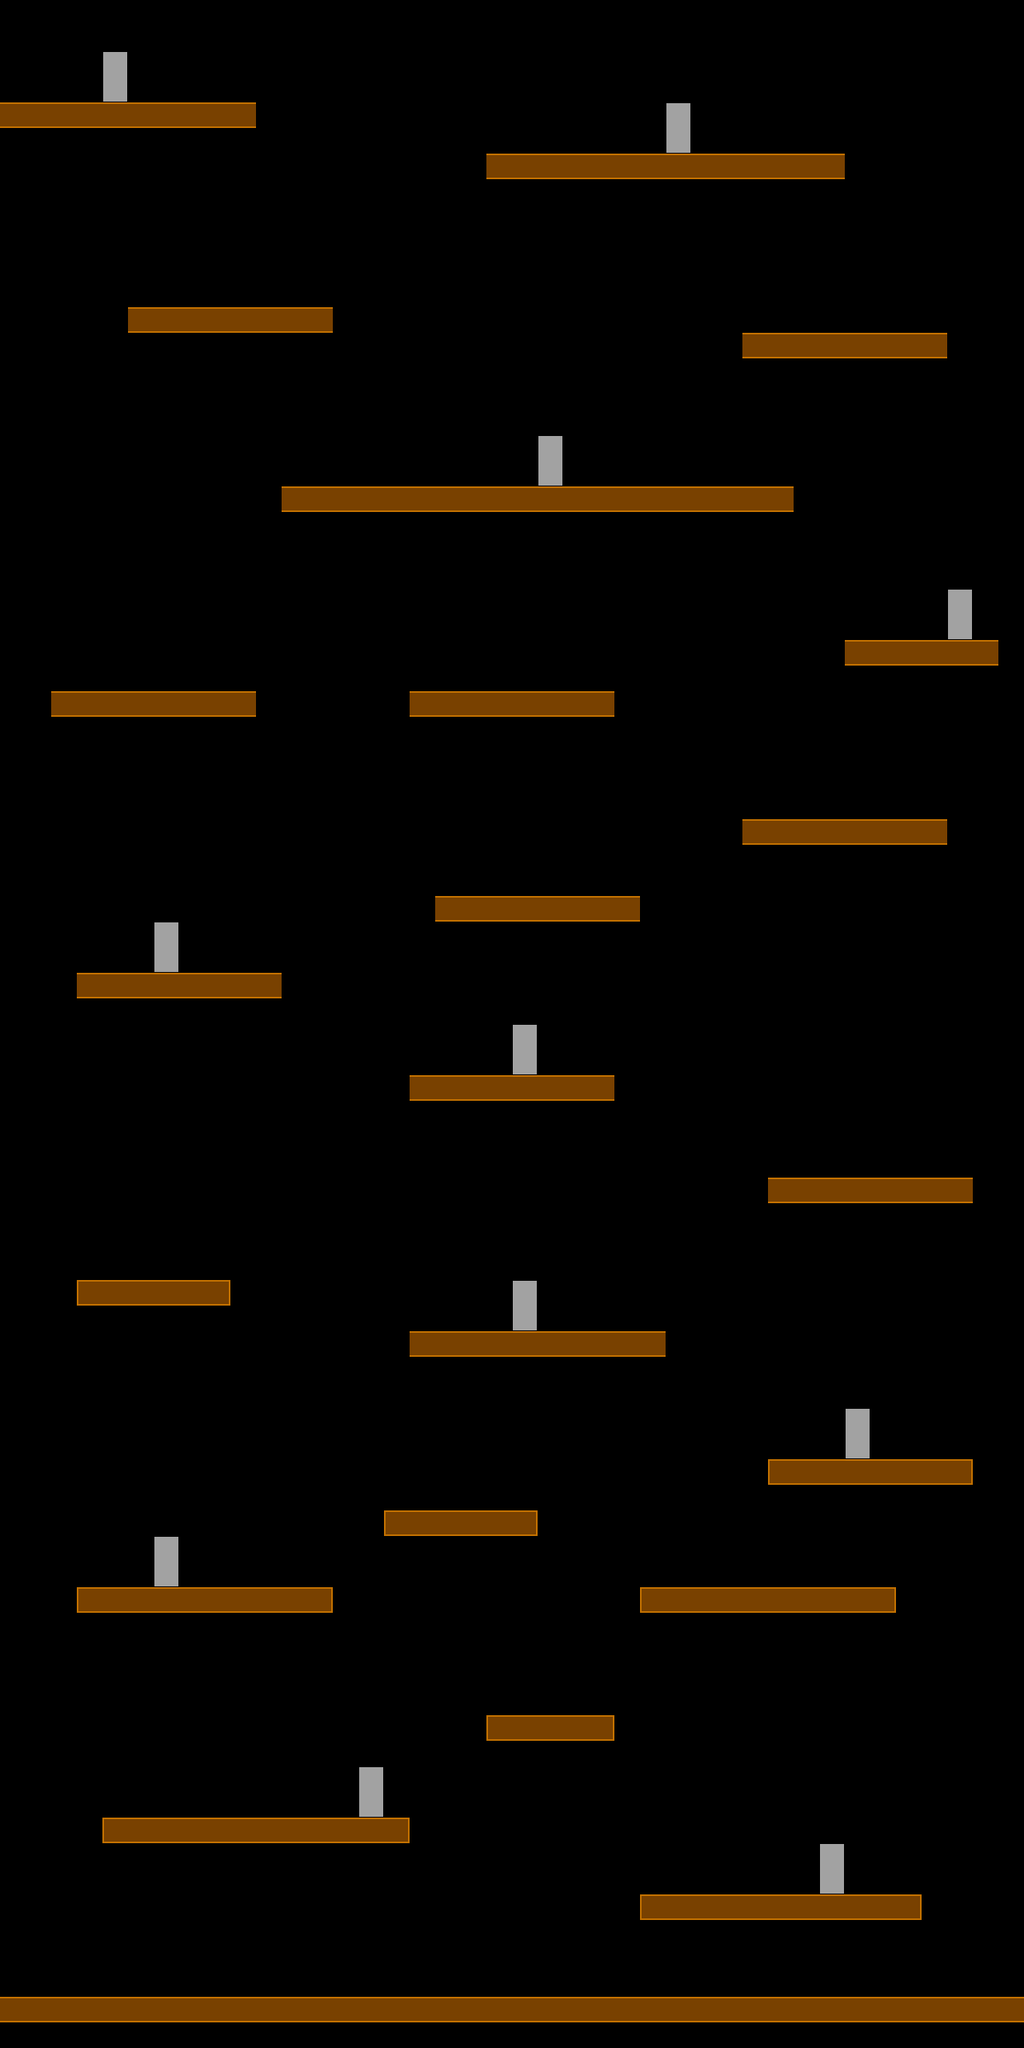

The image is a tile-based game level rendered from a .tmx file. Its description and source (layers, tilesets, objects; grid data summarised) follow:
An orthogonal 40x80 tile map with 32x32 px tiles, 1 tile layer (platform-layer), 2 tilesets.

<map version="1.0" orientation="orthogonal" renderorder="right-down" width="40" height="80" tilewidth="32" tileheight="32">
 <tileset firstgid="1" name="platforms" tilewidth="32" tileheight="32">
  <image source="platforms.png" width="64" height="64" />
 </tileset>
 <tileset firstgid="5" name="doors" tilewidth="32" tileheight="64">
  <image source="doors.png" width="64" height="64" />
 </tileset>
 <layer name="platform-layer" width="40" height="80">
  <data>[3200 cells, 251 non-empty, 5 distinct tile ids]</data>
 </layer>
</map>